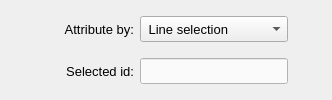
       <widget class="QFrame" name="selection_frame">
        <property name="minimumSize">
         <size>
          <width>0</width>
          <height>80</height>
         </size>
        </property>
        <property name="maximumSize">
         <size>
          <width>16777215</width>
          <height>140</height>
         </size>
        </property>
        <property name="frameShape">
         <enum>QFrame::NoFrame</enum>
        </property>
        <property name="frameShadow">
         <enum>QFrame::Raised</enum>
        </property>
        <layout class="QGridLayout" name="gridLayout_30" rowstretch="0,0">
         <property name="leftMargin">
          <number>4</number>
         </property>
         <property name="topMargin">
          <number>4</number>
         </property>
         <property name="rightMargin">
          <number>4</number>
         </property>
         <property name="bottomMargin">
          <number>4</number>
         </property>
         <property name="horizontalSpacing">
          <number>6</number>
         </property>
         <property name="verticalSpacing">
          <number>4</number>
         </property>
         <item row="1" column="1">
          <widget class="QLabel" name="label_selected_id">
           <property name="minimumSize">
            <size>
             <width>90</width>
             <height>26</height>
            </size>
           </property>
           <property name="maximumSize">
            <size>
             <width>100</width>
             <height>26</height>
            </size>
           </property>
           <property name="font">
            <font>
             <pointsize>10</pointsize>
             <weight>50</weight>
             <bold>false</bold>
            </font>
           </property>
           <property name="text">
            <string>Selected id:</string>
           </property>
           <property name="alignment">
            <set>Qt::AlignRight|Qt::AlignTrailing|Qt::AlignVCenter</set>
           </property>
          </widget>
         </item>
         <item row="0" column="1">
          <widget class="QLabel" name="label_attribute_to">
           <property name="minimumSize">
            <size>
             <width>90</width>
             <height>26</height>
            </size>
           </property>
           <property name="maximumSize">
            <size>
             <width>100</width>
             <height>26</height>
            </size>
           </property>
           <property name="font">
            <font>
             <pointsize>10</pointsize>
            </font>
           </property>
           <property name="text">
            <string>Attribute by:</string>
           </property>
           <property name="alignment">
            <set>Qt::AlignRight|Qt::AlignTrailing|Qt::AlignVCenter</set>
           </property>
          </widget>
         </item>
         <item row="0" column="2">
          <widget class="QComboBox" name="comboBox_selection_type">
           <property name="minimumSize">
            <size>
             <width>148</width>
             <height>26</height>
            </size>
           </property>
           <property name="maximumSize">
            <size>
             <width>148</width>
             <height>26</height>
            </size>
           </property>
           <property name="font">
            <font>
             <pointsize>10</pointsize>
            </font>
           </property>
           <item>
            <property name="text">
             <string> Line selection</string>
            </property>
           </item>
           <item>
            <property name="text">
             <string> Node selection</string>
            </property>
           </item>
           <item>
            <property name="text">
             <string> Elements selection</string>
            </property>
           </item>
          </widget>
         </item>
         <item row="1" column="3">
          <spacer name="horizontalSpacer_7">
           <property name="orientation">
            <enum>Qt::Horizontal</enum>
           </property>
           <property name="sizeHint" stdset="0">
            <size>
             <width>40</width>
             <height>20</height>
            </size>
           </property>
          </spacer>
         </item>
         <item row="1" column="0">
          <spacer name="horizontalSpacer_8">
           <property name="orientation">
            <enum>Qt::Horizontal</enum>
           </property>
           <property name="sizeHint" stdset="0">
            <size>
             <width>40</width>
             <height>20</height>
            </size>
           </property>
          </spacer>
         </item>
         <item row="1" column="2">
          <widget class="QLineEdit" name="lineEdit_selected_id">
           <property name="minimumSize">
            <size>
             <width>148</width>
             <height>26</height>
            </size>
           </property>
           <property name="maximumSize">
            <size>
             <width>148</width>
             <height>26</height>
            </size>
           </property>
           <property name="font">
            <font>
             <pointsize>10</pointsize>
             <kerning>false</kerning>
            </font>
           </property>
           <property name="focusPolicy">
            <enum>Qt::ClickFocus</enum>
           </property>
           <property name="styleSheet">
            <string notr="true">QLineEdit{color: rgb(0, 0, 0); background-color: rgb(250, 250, 250)}
QLineEdit:disabled{color: rgb(100, 100, 100); background-color: rgb(240, 240, 240)}</string>
           </property>
           <property name="alignment">
            <set>Qt::AlignCenter</set>
           </property>
          </widget>
         </item>
        </layout>
       </widget>
